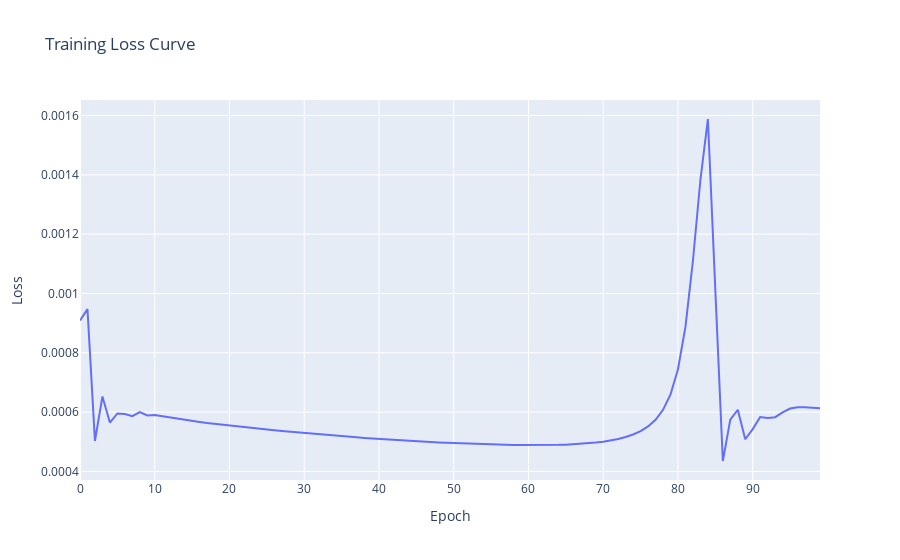

Notebook cell for this chart:
### Markdown cell above
## Plot results

### Code cell
import plotly.graph_objects as go

# 绘制训练损失曲线
fig2 = go.Figure()
fig2.add_trace(go.Scatter(y=epoch_losses, mode='lines', name='Training Loss'))
fig2.update_layout(title='Training Loss Curve', xaxis_title='Epoch', yaxis_title='Loss')
fig2.show()
